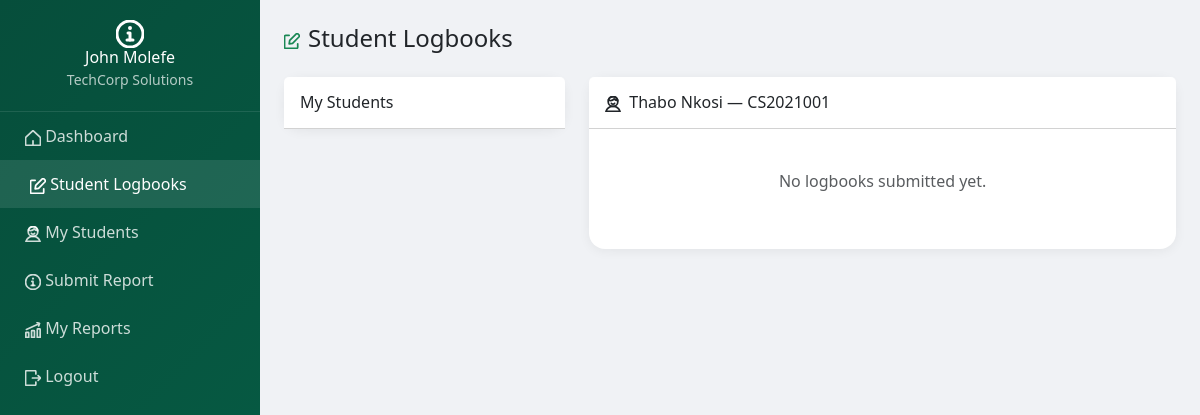
Page /modules/industrial_supervisor/view_logbooks.php?student_id=1 (signed in) on the committed database.
### tables this page shows
CREATE TABLE industrial_supervisors (
    id INT AUTO_INCREMENT PRIMARY KEY,
    user_id INT NOT NULL,
    organization_id INT NOT NULL,
    full_name VARCHAR(100) NOT NULL,
    position VARCHAR(100),
    phone VARCHAR(20),
    FOREIGN KEY (user_id) REFERENCES users(id) ON DELETE CASCADE,
    FOREIGN KEY (organization_id) REFERENCES organizations(id) ON DELETE CASCADE
);

CREATE TABLE organizations (
    id INT AUTO_INCREMENT PRIMARY KEY,
    name VARCHAR(150) NOT NULL,
    registration_number VARCHAR(50) UNIQUE,
    location VARCHAR(100) NOT NULL,
    website VARCHAR(200),
    contact_person VARCHAR(100),
    contact_email VARCHAR(100),
    contact_phone VARCHAR(20),
    required_skills TEXT,
    capacity INT DEFAULT 3,
    description TEXT,
    industry_type VARCHAR(100) DEFAULT 'Other',
    created_at TIMESTAMP DEFAULT CURRENT_TIMESTAMP
);

CREATE TABLE students (
    id INT AUTO_INCREMENT PRIMARY KEY,
    user_id INT NOT NULL,
    student_id VARCHAR(20) UNIQUE NOT NULL,
    full_name VARCHAR(100) NOT NULL,
    program VARCHAR(100) NOT NULL,
    year_of_study INT NOT NULL,
    phone VARCHAR(20),
    preferred_location VARCHAR(100),
    preferred_project_type VARCHAR(100),
    skills TEXT,
    created_at TIMESTAMP DEFAULT CURRENT_TIMESTAMP,
    FOREIGN KEY (user_id) REFERENCES users(id) ON DELETE CASCADE,
    CONSTRAINT chk_year CHECK (year_of_study BETWEEN 1 AND 6)
);

### modules/industrial_supervisor/view_logbooks.php (the view, shortened to what this page needs)
<?php
require_once '../../config/database.php';
$user_id = $_SESSION['user_id'];
$sup = $conn->query("SELECT is2.*, o.name AS org_name FROM industrial_supervisors is2 JOIN organizations o ON is2.organization_id=o.id WHERE is2.user_id=$user_id")->fetch_assoc();
$selected_student = null; $logbooks = null;
if (isset($_GET['student_id'])) {
    $student_id = (int)$_GET['student_id'];
    $selected_student = $conn->query("SELECT * FROM students WHERE id=$student_id")->fetch_assoc();
    $logbooks = $conn->query("SELECT * FROM logbooks WHERE student_id=$student_id ORDER BY week_number ASC");
}
?><!DOCTYPE html>
<html lang="en">
<head>
    <link href="https://cdn.jsdelivr.net/npm/bootstrap@5.3.0/dist/css/bootstrap.min.css" rel="stylesheet">
    <link rel="stylesheet" href="https://cdnjs.cloudflare.com/ajax/libs/font-awesome/6.4.0/css/all.min.css">
</head>
<body>
<div class="sidebar">
    <div class="sidebar-header"><h6 class="mb-0"><?php echo htmlspecialchars($sup['full_name']); ?></h6><small style="color:rgba(255,255,255,0.7);"><?php echo htmlspecialchars($sup['org_name']); ?></small></div>
    <div class="sidebar-menu">
        <a href="dashboard.php"> Dashboard</a>
        <a href="view_logbooks.php" class="active"> Student Logbooks</a>
        <a href="my_students.php"> My Students</a>
        <a href="submit_report.php"> Submit Report</a>
        <a href="my_reports.php"> My Reports</a>
        <a href="../../logout.php"> Logout</a>
    </div>
</div>
<div class="content">
    <h4 class="mb-4">Student Logbooks</h4>
    <div class="row">
        <div class="col-md-4">
            <div class="card">
                <div class="card-header bg-white py-3"><h6 class="mb-0">My Students</h6></div>
            </div>
        </div>
        <div class="col-md-8">
            <?php if($selected_student && $logbooks): ?>
            <div class="card">
                <div class="card-header bg-white py-3"><h6 class="mb-0"><?php echo htmlspecialchars($selected_student['full_name']); ?> — <?php echo htmlspecialchars($selected_student['student_id']); ?></h6></div>
                <div class="card-body">
                    <?php if($logbooks->num_rows > 0): while($log=$logbooks->fetch_assoc()): ?>
                    <div class="logbook-entry <?php echo $log['status']==='reviewed'?'reviewed':''; ?>">
                        <div class="d-flex justify-content-between mb-2">
                            <span class="badge bg-success">Week <?php echo $log['week_number']; ?></span>
                            <span class="badge bg-<?php echo ['draft'=>'secondary','submitted'=>'warning','reviewed'=>'success'][$log['status']]??'secondary'; ?>"><?php echo ucfirst($log['status']); ?></span>
                        </div>
                        <p class="mb-1"><strong>Activities:</strong> <?php echo nl2br(htmlspecialchars($log['activities'])); ?></p>
                        <?php if($log['challenges']): ?><p class="mb-1"><strong>Challenges:</strong> <?php echo nl2br(htmlspecialchars($log['challenges'])); ?></p><?php endif; ?>
                        <?php if($log['supervisor_comments']): ?>
                        <div class="comment-box">
                            <div class="comment-header"><svg xmlns="http://www.w3.org/2000/svg" width="16" height="16" viewBox="0 0 14 14" fill="none" stroke="currentColor" stroke-width="1.5" stroke-linecap="round" stroke-linejoin="round" aria-hidden="true" style="display:inline-block;vertical-align:middle;flex-shrink:0;margin-right:0.25rem;"><g fill="none" stroke-linecap="round" stroke-linejoin="round"><path d="M7 13.5a6.5 6.5 0 1 0 0-13a6.5 6.5 0 0 0 0 13M5.5 10h3"/><path d="M7 10V6.5H6m1-2.25a.25.25 0 0 1 0-.5m0 .5a.25.25 0 0 0 0-.5"/></g></svg>Supervisor Comment<?php if($log['commented_at']): ?> — <?php echo date('d M Y H:i', strtotime($log['commented_at'])); ?><?php endif; ?></div>
                            <div><?php echo nl2br(htmlspecialchars($log['supervisor_comments'])); ?></div>
                        </div>
                        <?php endif; ?>
                        <div class="mt-2">
                            <button class="btn btn-sm btn-outline-success" onclick="toggleCf(<?php echo $log['id']; ?>)">
                                <i class="fas fa-<?php echo $log['supervisor_comments']?'edit':'plus'; ?> me-1"></i><?php echo $log['supervisor_comments']?'Edit Comment':'Add Comment'; ?>
                            </button>
                            <div id="cf-<?php echo $log['id']; ?>" style="display:none;margin-top:10px;">
                                <form method="POST">
                                    <input type="hidden" name="logbook_id" value="<?php echo $log['id']; ?>">
                                    <input type="hidden" name="student_id" value="<?php echo $selected_student['id']; ?>">
                                    <textarea name="comment" class="form-control form-control-sm mb-2" rows="2" required><?php echo htmlspecialchars($log['supervisor_comments']??''); ?></textarea>
                                    <button type="submit" class="btn btn-sm btn-success"><svg xmlns="http://www.w3.org/2000/svg" width="16" height="16" viewBox="0 0 14 14" fill="none" stroke="currentColor" stroke-width="1.5" stroke-linecap="round" stroke-linejoin="round" aria-hidden="true" style="display:inline-block;vertical-align:middle;flex-shrink:0;margin-right:0.25rem;"><g fill="none" stroke-linecap="round" stroke-linejoin="round"><path d="M7 13.5a6.5 6.5 0 1 0 0-13a6.5 6.5 0 0 0 0 13M5.5 10h3"/><path d="M7 10V6.5H6m1-2.25a.25.25 0 0 1 0-.5m0 .5a.25.25 0 0 0 0-.5"/></g></svg>Post</button>
                                    <button type="button" class="btn btn-sm btn-outline-secondary ms-1" onclick="toggleCf(<?php echo $log['id']; ?>)">Cancel</button>
                                </form>
                            </div>
                        </div>
                    </div>
                    <?php endwhile; else: ?>
                    <p class="text-muted text-center py-4">No logbooks submitted yet.</p>
                    <?php endif; ?>
                </div>
            </div>
            <?php else: ?>
            <div class="card"><div class="card-body text-center text-muted py-5">Select a student to view their logbooks.</div></div>
            <?php endif; ?>
        </div>
    </div>
</div>
</body></html>

### modules/industrial_supervisor/view_logbooks.php (style rules this page uses)
body { background:#f0f2f5;font-family:'Segoe UI',Tahoma,sans-serif; }
.sidebar { position:fixed;top:0;left:0;height:100vh;width:260px;background:linear-gradient(135deg,#064e3b,#065f46);color:white;overflow-y:auto; }
.sidebar-header { padding:20px;text-align:center;border-bottom:1px solid rgba(255,255,255,0.1); }
.sidebar-menu a { display:block;padding:12px 25px;color:rgba(255,255,255,0.8);text-decoration:none;transition:all 0.3s; }
.sidebar-menu a:hover,.sidebar-menu a.active { background:rgba(255,255,255,0.1);color:white;padding-left:30px; }
.content { margin-left:260px;padding:24px; }
.card { border-radius:16px;border:none;box-shadow:0 2px 12px rgba(0,0,0,0.06); }

### rows in the picture
industrial_supervisors: full_name "John Molefe", organization.name "TechCorp Solutions"
students: full_name "Thabo Nkosi", student "CS2021001"
